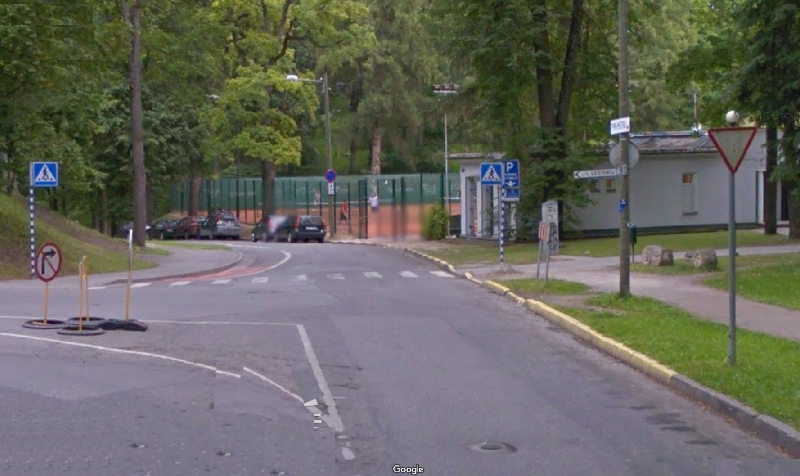
#> input picture streets/10.png, 800 x 476 px; its folder holds 4 pictures in this run
$ python SinglePixelVoting.py   (Python 2 division)   (older library calls are emulated)
#> lines starting #> are read from the running program, lines starting #| are printed output that depends on the picture; after the words box and inside, x2 and y2 are one past the last pixel; in counts of white or black regions, pixels touching at a corner belong together
import numpy as np
import cv2, math

#For reference, see chapter 2.1 of http://perso.lcpc.fr/tarel.jean-philippe/publis/jpt-icpr10.pdf
class SinglePixelVoting:

	#TODO: Finish this method
	# [17 lines left out: function getTrafficSigns, not called in this run]

	#Extracts the red part of the image with some tresholding.
	def getRedMask(self, image, ar, br):
		mask = np.zeros((image.shape[0],image.shape[1]))
		for y in range(image.shape[0]):
			for x in range(image.shape[1]):
				if self.isRedEnough(image[y][x], ar, br):
					mask[y][x] = 255
		return mask

	#Returns if a pixel is red enough based on the arguments. Pixel should be an BGR array.
	def isRedEnough(self, pixel, ar, br):
		blue = pixel[0]
		green = pixel[1]
		red = pixel[2]
		# Note: division by 255.0 is important to prevent overflows
		if red / 255.0 > ar * (green / 255.0 + blue / 255.0):
			# Red color dominates
			if red / 255.0 - max(green, blue) / 255.0 > br * (max(green, blue) - min(green, blue)) / 255.0:
				# It's not too yellow or magenta
				return True
		return False

	#Returns if a pixel is blue enough based on the arguments. Pixel should be an BGR array.
	# [54 lines left out: functions isBlueEnough, isGreenEnough, isGreyscale, getBlueMask, not called in this run]

	# Removes all the contours that are smaller than the given size.
	def removeBadRedContours(self, image, mask, contours, minSize, maxSize):
		out = []

		for contour in contours:
			x, y, w, h = cv2.boundingRect(contour)
			# Simple size check
			if w < minSize or h < minSize or w > maxSize or h > maxSize:
				continue

			#Calculate the convex hull of the contour
			hull = cv2.convexHull(contour)
			hullLen = cv2.arcLength(hull, True)

			if (self.isTriangularSign(image, contour, hull, hullLen)
				or self.isCircularSign(image, contour, hull, hullLen, mask)):
				#or self.isRectangluarSign(image,contour,hull,hullLen)):
				out.append(contour)

		return out

	# [56 lines left out: function isRectangluarSign, not called in this run]

	def isTriangularSign(self, image, contour, hull, hullLen):
		#TODO: Optimize the step size and bounds, our goal is to find
		# the approximation with length 3 and make sure we don't miss it
		#Possible solution: When we reach 2, take a half step back, if still nothing found, stop.
		for i in np.arange(0.06, 0.2, 0.02):
			epsilon = i * hullLen
			approx = cv2.approxPolyDP(hull, epsilon, True)
			l = len(approx)
			#print(str(i) + " " + str(l))
			if l < 3:
				#No good results :(
				break
			elif l == 3:
				#We have found a triangle approximation for this contour
				#See if all the contour angles are within our limits
				#and one triangle side is roughly parallel to the x axis
				minAngle = 40
				maxAngle = 80
				#how many degs can the side roughly parallel to the x axis be rotated in either way
				rotationError = 12
				anglesOk = True
				oneParallelSide = False

				for i in range(0, l):
					p1 = tuple(approx[i][0])
					p2 = approx[(i + 1) % l][0]
					p3 = approx[(i + 2) % l][0]

					ang = angle(p1, p2, p3)

					if ang < minAngle or ang > maxAngle:
						anglesOk = False
						break

					slopeAng = math.degrees(math.atan2(p2[0] * 1.0 - p1[0], p2[1] * 1.0 - p1[1]))
					#Normalize to [0, 180)
					if slopeAng < 0:
						slopeAng += 180

					if(slopeAng > 90 - rotationError and slopeAng < 90 + rotationError):
						#The line is roughly parallel to the x axis
						if oneParallelSide is False:
							oneParallelSide = True
						else:
							#One other side was already found to be roughly parallel to
							#the x axis, abort
							anglesOk = False
							oneParallelSide = False
							break

				redEnoughPixels = 0;
				for i in range(0, l):
					p1 = tuple(approx[i][0])

					if self.isRedEnough(image[p1[1]][p1[0]], 0.72, 1.1):
						redEnoughPixels += 1

				#if all angles were within limits, draw the triangle
				if anglesOk and oneParallelSide and redEnoughPixels > 1:

					p1 = tuple(approx[0][0])
					p2 = tuple(approx[1][0])
					p3 = tuple(approx[2][0])

					center = ((p1[0] + p2[0] + p3[0]) / 3, (p1[1] + p2[1] + p3[1]) / 3)

					greyscalePixels = 0
					width = 1
					for y in range(center[1] - width, center[1] + width + 1):
						for x in range(center[0] - width, center[0] + width + 1):
							if self.isGreyscale(image[y][x], 0.06):
								greyscalePixels += 1

					if greyscalePixels > 5:
						for i in range(0, l):
							p1 = tuple(approx[i][0])
							p2 = approx[(i + 1) % l][0]
							cv2.line(image, tuple(p1), tuple(p2),  [0, 255, 0], 1)

				return anglesOk
		return True

	def circleIntersectionArea(self, circle1, circle2):
		r0 = circle1[2]
		r1 = circle2[2]
		rr1 = r1*r1
		rr0 = r0*r0
		d = ((circle1[0]-circle2[0])**2 + (circle1[1]-circle2[1])**2)**0.5
		if d > r1+r0:
			# no overlap
			return 0

		if d <=	abs(r0-r1) and r0 >= r1:
			# r1 is completely in r0
			return 1

		if 	d <= abs(r0-r1) and r0 < r1:
			# r0 is completely in r1
			return -1

		phi = (math.acos((rr0 + (d * d) - rr1) / (2 * r0 * d))) * 2
		theta = (math.acos((rr1 + (d * d) - rr0) / (2 * r1 * d))) * 2
		area1 = 0.5 * theta * rr1 - 0.5 * rr1 * math.sin(theta)
		area2 = 0.5 * phi * rr0 - 0.5 * rr0 * math.sin(phi)

		intersection_area = area1 + area2

		if r0 >= r1:
			# r1 is more than 50% in the other circle
			return intersection_area/math.pi*rr1

		if r0 < r1:
			# r0 is more than 50% in the other circle
			return -intersection_area/ math.pi*rr0 >= 0.5

	def isCircularSign(self, image, contour, hull, hullLen, mask):
		x, y, w, h = cv2.boundingRect(contour)
		offset = 30

		minX = max(0, x-offset)
		minY = max(0, y-offset)
		maxX = min(x+w+offset, image.shape[1] - 1)
		maxY = min(y+h+offset, image.shape[0] - 1)

		#print(str(minX) + " - " + str(maxX) + " " + str(minY) + " - " + str(maxY))
		#Cut a rectangular region around the contour
		#subimage = mask[minY:maxY, minX:maxX]
		subimage = image[minY:maxY, minX:maxX]
		subimage = cv2.blur(subimage, (3, 3))
		subimage = self.getRedMask(subimage, 0.63, 1.1).astype(np.uint8)

		# param1 - it is the higher threshold of the two passed to the Canny() edge detector (the lower one is twice smaller).
		# param2 - it is the accumulator threshold for the circle centers at the detection stage. The smaller it is, the more
		# false circles may be detected. Circles, corresponding to the larger accumulator values, will be returned first.
		circles = cv2.HoughCircles(subimage, cv2.HOUGH_GRADIENT, 0.5, 10, param1=20, param2=14, minRadius=5,
								   maxRadius=30)
		#Remove overlapping circles
		if circles is not None:
			temp = []
			for i in range(len(circles[0])):
				for j in range(i+1,len(circles[0])):
					intersectionarea = self.circleIntersectionArea(circles[0][i], circles[0][j])
					if intersectionarea <= -0.5:
						temp.append(circles[0][i])
					elif intersectionarea >= 0.5:
						temp.append(circles[0][j])
			#Vaja see filter paika saada siis peaks töötamas
			circles[0] = [i for i in circles[0] if i not in temp]


		if circles is not None:
			#print "Adding " + str(len(circles[0, :])) + " circles"
			for circle in circles[0, :]:
				center = (int(minX + circle[0]), int(minY + circle[1]))


				goodPixels = 0
				width = max(1, min(8, (int)(circle[2] * 0.8)))
				totalPixels = ((width * 2 + 1) * (width *2 + 1))

				averageBrightness = 0

				for y in range(center[1] - width, center[1] + width + 1):
					for x in range(center[0] - width, center[0] + width + 1):
						brightness = image[y][x][0]/3.0 + image[y][x][1]/3.0 + image[y][x][2]/3.0
						averageBrightness += brightness / float(totalPixels)
						if (self.isGreyscale(image[y][x], 0.12)
							or self.isRedEnough(image[y][x], 0.7, 1.0)
							or self.isBlueEnough(image[y][x], 0.75, 1.2)):
							goodPixels += 1

				goodPercent = goodPixels / float(totalPixels)

				#Convert to [0, 1]
				averageBrightness = averageBrightness / 255.0;

				#print ("Radius:" + str(circle[2]) + " width: " + str(width))
				print "Good: " + str(goodPercent) + " Brightness:" + str(averageBrightness)

				if goodPercent > 0.8 and averageBrightness > 0.15:
					cv2.circle(image, (int(minX + circle[0]), int(minY + circle[1])), circle[2], [0, 0, 255], 1)

			return True
		else:
			return False


#Draws rectangles on the image. Does not draw rectangles with width/height smaller than minSize or rectangles
#that are inside a bigger rectangle.
# [28 lines left out: function drawRectsOnImage, not called in this run]

#Normalizes the input array.
def normalize(v):
    norm=np.linalg.norm(v)
    if norm==0:
       return v
    return v/norm

#Returns the angle between lines ab and bc where a, b, c are [x, y] numpy arrays
def angle(a, b, c):
	return math.degrees(math.acos(np.dot(
		(normalize(np.subtract(a, b))),
		(normalize(np.subtract(c, b))))))

# [7 lines left out: function isContained, not called in this run]

if __name__ == "__main__":
	spv = SinglePixelVoting()

	images = { 10 }
	#images = { 2, 4, 5, 6, 7, 8, 9, 10, 11 }
	showImages = False
	saveToFiles = True

	minRectSize = 5
	maxRectSize = 50
	redSignsColor = [255, 255, 0]
	blueSignsColor = [0, 255, 255]

	for imageId in images:
		print "Image " + str(imageId)
		image = cv2.imread("streets/" + str(imageId) + ".png")
#> image is the input picture: shape (476, 800, 3); mean B, G, R 93.8, 101.5, 101.4
		kernel = np.ones((4,4),np.uint8)
		#image = cv2.erode(image,kernel,iterations=1)
		#image = cv2.dilate(image,kernel,iterations=1)
		redMask = spv.getRedMask(image, 0.65, 1.03).astype(np.uint8)
#> after the loop in getRedMask, `for y in range(image.shape[0]):`:
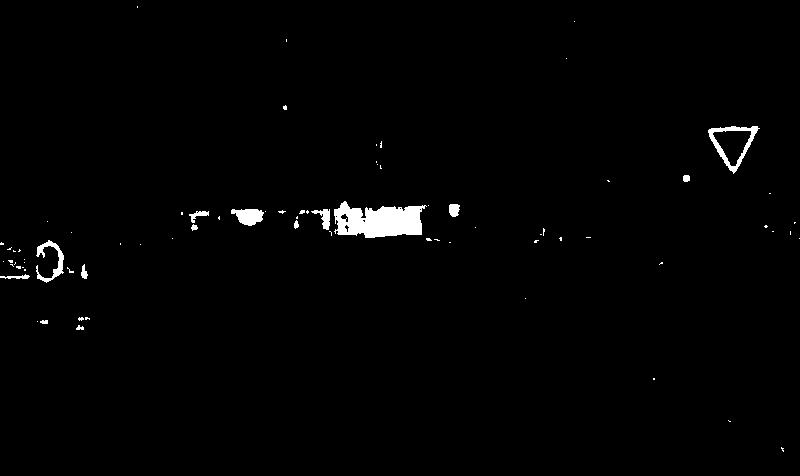
#> mask: shape (476, 800) float64; 1.3% white; 76 white regions (62 under 20 px), largest, box (x1, y1, x2, y2) and area: (334, 201, 427, 238) 2356, (708, 126, 760, 174) 597, (36, 240, 64, 283) 393
		#redMask = cv2.dilate(redMask,kernel,iterations=1)
		#redMask = cv2.erode(redMask,kernel,iterations=1)
		tresh = cv2.cvtColor(redMask, cv2.COLOR_GRAY2BGR)
		im2,redContours,_ = cv2.findContours(redMask,1,2)
		redContours = spv.removeBadRedContours(image, redMask, redContours, minRectSize, maxRectSize)
#> the loop in removeBadRedContours, `for contour in contours:` made 12 passes
#> contour on passes 2, 3, 5, 9, 11: [[728, 420], [729, 421], [730, 421], [729, 421]], [[653, 378], [653, 379], [654, 379], [654, 378]], [[37, 321]], [[525, 298]], [[24, 269], [24, 270], [25, 270], [25, 269]]
#> (the run stopped early here; a loop or call above may not have finished)
